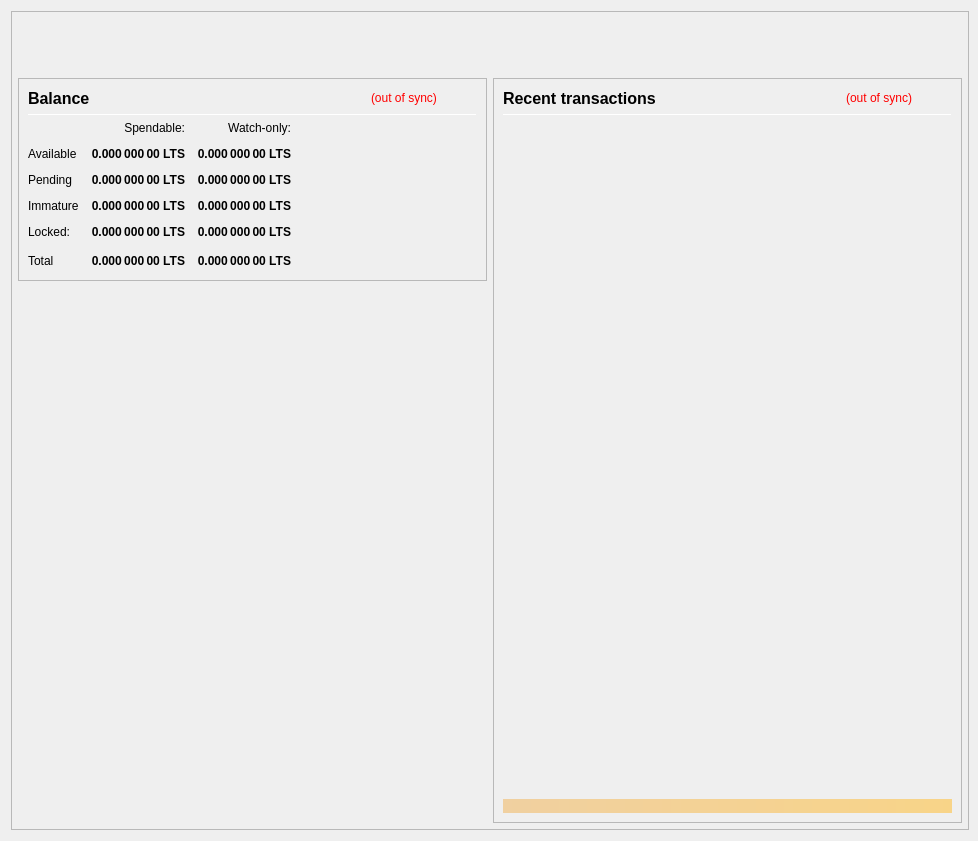
<?xml version="1.0" encoding="UTF-8"?>
<ui version="4.0">
 <class>OverviewPage</class>
 <widget class="QWidget" name="OverviewPage">
  <property name="geometry">
   <rect>
    <x>0</x>
    <y>0</y>
    <width>978</width>
    <height>841</height>
   </rect>
  </property>
  <property name="minimumSize">
   <size>
    <width>960</width>
    <height>682</height>
   </size>
  </property>
  <property name="font">
   <font>
    <weight>50</weight>
    <bold>false</bold>
   </font>
  </property>
  <property name="windowTitle">
   <string>Form</string>
  </property>
  <layout class="QVBoxLayout" name="topLayout" stretch="0">
   <property name="rightMargin">
    <number>9</number>
   </property>
   <item>
    <widget class="QFrame" name="frame_BG">
     <property name="minimumSize">
      <size>
       <width>850</width>
       <height>610</height>
      </size>
     </property>
     <property name="maximumSize">
      <size>
       <width>16777215</width>
       <height>16777215</height>
      </size>
     </property>
     <property name="frameShape">
      <enum>QFrame::StyledPanel</enum>
     </property>
     <property name="frameShadow">
      <enum>QFrame::Raised</enum>
     </property>
     <layout class="QVBoxLayout" name="verticalLayout_3" stretch="0">
      <property name="leftMargin">
       <number>0</number>
      </property>
      <property name="topMargin">
       <number>0</number>
      </property>
      <property name="rightMargin">
       <number>0</number>
      </property>
      <property name="bottomMargin">
       <number>6</number>
      </property>
      <item>
       <layout class="QVBoxLayout" name="verticalLayout_Master" stretch="0,1">
        <property name="leftMargin">
         <number>0</number>
        </property>
        <property name="topMargin">
         <number>0</number>
        </property>
        <property name="rightMargin">
         <number>0</number>
        </property>
        <property name="bottomMargin">
         <number>0</number>
        </property>
        <item>
         <widget class="QFrame" name="frame_Header">
          <layout class="QVBoxLayout" name="verticalLayout_Header" stretch="0">
           <property name="leftMargin">
            <number>0</number>
           </property>
           <property name="topMargin">
            <number>0</number>
           </property>
           <property name="rightMargin">
            <number>0</number>
           </property>
           <property name="bottomMargin">
            <number>0</number>
           </property>
           <item>
            <layout class="QHBoxLayout" name="horizontalLayout_Header" stretch="1,0">
             <property name="spacing">
              <number>6</number>
             </property>
             <item>
              <spacer name="horizontalSpacer_Header">
               <property name="orientation">
                <enum>Qt::Horizontal</enum>
               </property>
               <property name="sizeHint" stdset="0">
                <size>
                 <width>40</width>
                 <height>20</height>
                </size>
               </property>
              </spacer>
             </item>
             <item>
              <widget class="QLabel" name="labelOverviewHeaderRight">
               <property name="minimumSize">
                <size>
                 <width>464</width>
                 <height>60</height>
                </size>
               </property>
               <property name="maximumSize">
                <size>
                 <width>16777215</width>
                 <height>60</height>
                </size>
               </property>
               <property name="font">
                <font>
                 <pointsize>14</pointsize>
                </font>
               </property>
               <property name="text">
                <string/>
               </property>
               <property name="alignment">
                <set>Qt::AlignRight|Qt::AlignTrailing|Qt::AlignVCenter</set>
               </property>
              </widget>
             </item>
            </layout>
           </item>
          </layout>
         </widget>
        </item>
        <item>
         <widget class="QFrame" name="frame_Content">
          <layout class="QVBoxLayout" name="verticalLayout_Content">
           <property name="leftMargin">
            <number>6</number>
           </property>
           <property name="topMargin">
            <number>0</number>
           </property>
           <property name="rightMargin">
            <number>6</number>
           </property>
           <property name="bottomMargin">
            <number>0</number>
           </property>
           <item>
            <layout class="QHBoxLayout" name="horizontalLayout_Content" stretch="1,1">
             <property name="spacing">
              <number>6</number>
             </property>
             <item>
              <layout class="QVBoxLayout" name="verticalLayout_left" stretch="0,0">
               <item>
                <widget class="QFrame" name="frameBalances">
                 <property name="frameShape">
                  <enum>QFrame::StyledPanel</enum>
                 </property>
                 <property name="frameShadow">
                  <enum>QFrame::Raised</enum>
                 </property>
                 <layout class="QVBoxLayout" name="verticalLayout_4">
                  <item>
                   <layout class="QHBoxLayout" name="hlBalancesHeader" stretch="2,0,0">
                    <property name="spacing">
                     <number>6</number>
                    </property>
                    <item>
                     <widget class="QLabel" name="labelBalances">
                      <property name="minimumSize">
                       <size>
                        <width>0</width>
                        <height>0</height>
                       </size>
                      </property>
                      <property name="font">
                       <font>
                        <pointsize>12</pointsize>
                        <weight>75</weight>
                        <bold>true</bold>
                       </font>
                      </property>
                      <property name="text">
                       <string>Balance</string>
                      </property>
                     </widget>
                    </item>
                    <item>
                     <widget class="QLabel" name="labelWalletStatus">
                      <property name="cursor">
                       <cursorShape>WhatsThisCursor</cursorShape>
                      </property>
                      <property name="toolTip">
                       <string>The displayed information may be out of date. Your wallet automatically synchronizes with the LiteCoins network after a connection is established, but this process has not completed yet.</string>
                      </property>
                      <property name="styleSheet">
                       <string notr="true">QLabel { color: red; }</string>
                      </property>
                      <property name="text">
                       <string notr="true">(out of sync)</string>
                      </property>
                      <property name="alignment">
                       <set>Qt::AlignLeading|Qt::AlignLeft|Qt::AlignVCenter</set>
                      </property>
                     </widget>
                    </item>
                    <item>
                     <spacer name="hsBalancesHeader">
                      <property name="orientation">
                       <enum>Qt::Horizontal</enum>
                      </property>
                      <property name="sizeHint" stdset="0">
                       <size>
                        <width>40</width>
                        <height>20</height>
                       </size>
                      </property>
                     </spacer>
                    </item>
                   </layout>
                  </item>
                  <item>
                   <widget class="Line" name="lineBalances">
                    <property name="minimumSize">
                     <size>
                      <width>0</width>
                      <height>1</height>
                     </size>
                    </property>
                    <property name="maximumSize">
                     <size>
                      <width>16777215</width>
                      <height>1</height>
                     </size>
                    </property>
                    <property name="orientation">
                     <enum>Qt::Horizontal</enum>
                    </property>
                   </widget>
                  </item>
                  <item>
                   <layout class="QGridLayout" name="gridLayout">
                    <property name="spacing">
                     <number>12</number>
                    </property>
                    <item row="0" column="1">
                     <widget class="QLabel" name="labelSpendable">
                      <property name="text">
                       <string>Spendable:</string>
                      </property>
                      <property name="alignment">
                       <set>Qt::AlignRight|Qt::AlignTrailing|Qt::AlignVCenter</set>
                      </property>
                     </widget>
                    </item>
                    <item row="0" column="2">
                     <widget class="QLabel" name="labelWatchonly">
                      <property name="text">
                       <string>Watch-only:</string>
                      </property>
                      <property name="alignment">
                       <set>Qt::AlignRight|Qt::AlignTrailing|Qt::AlignVCenter</set>
                      </property>
                     </widget>
                    </item>
                    <item row="1" column="0">
                     <widget class="QLabel" name="labelAvailableText">
                      <property name="text">
                       <string>Available</string>
                      </property>
                      <property name="textInteractionFlags">
                       <set>Qt::NoTextInteraction</set>
                      </property>
                     </widget>
                    </item>
                    <item row="1" column="1">
                     <widget class="QLabel" name="labelAvailable">
                      <property name="font">
                       <font>
                        <weight>75</weight>
                        <bold>true</bold>
                       </font>
                      </property>
                      <property name="cursor">
                       <cursorShape>ArrowCursor</cursorShape>
                      </property>
                      <property name="toolTip">
                       <string>Your current spendable balance</string>
                      </property>
                      <property name="text">
                       <string notr="true">0.000 000 00 LTS</string>
                      </property>
                      <property name="alignment">
                       <set>Qt::AlignRight|Qt::AlignTrailing|Qt::AlignVCenter</set>
                      </property>
                      <property name="textInteractionFlags">
                       <set>Qt::NoTextInteraction</set>
                      </property>
                     </widget>
                    </item>
                    <item row="1" column="2">
                     <widget class="QLabel" name="labelWatchAvailable">
                      <property name="font">
                       <font>
                        <weight>75</weight>
                        <bold>true</bold>
                       </font>
                      </property>
                      <property name="cursor">
                       <cursorShape>ArrowCursor</cursorShape>
                      </property>
                      <property name="toolTip">
                       <string>Your current balance in watch-only addresses</string>
                      </property>
                      <property name="text">
                       <string notr="true">0.000 000 00 LTS</string>
                      </property>
                      <property name="alignment">
                       <set>Qt::AlignRight|Qt::AlignTrailing|Qt::AlignVCenter</set>
                      </property>
                      <property name="textInteractionFlags">
                       <set>Qt::NoTextInteraction</set>
                      </property>
                     </widget>
                    </item>
                    <item row="2" column="0">
                     <widget class="QLabel" name="labelPendingText">
                      <property name="text">
                       <string>Pending</string>
                      </property>
                      <property name="textInteractionFlags">
                       <set>Qt::NoTextInteraction</set>
                      </property>
                     </widget>
                    </item>
                    <item row="2" column="1">
                     <widget class="QLabel" name="labelPending">
                      <property name="font">
                       <font>
                        <weight>75</weight>
                        <bold>true</bold>
                       </font>
                      </property>
                      <property name="cursor">
                       <cursorShape>ArrowCursor</cursorShape>
                      </property>
                      <property name="toolTip">
                       <string>Total of transactions that have yet to be confirmed, and do not yet count toward the spendable balance</string>
                      </property>
                      <property name="text">
                       <string notr="true">0.000 000 00 LTS</string>
                      </property>
                      <property name="alignment">
                       <set>Qt::AlignRight|Qt::AlignTrailing|Qt::AlignVCenter</set>
                      </property>
                      <property name="textInteractionFlags">
                       <set>Qt::NoTextInteraction</set>
                      </property>
                     </widget>
                    </item>
                    <item row="2" column="2">
                     <widget class="QLabel" name="labelWatchPending">
                      <property name="font">
                       <font>
                        <weight>75</weight>
                        <bold>true</bold>
                       </font>
                      </property>
                      <property name="cursor">
                       <cursorShape>ArrowCursor</cursorShape>
                      </property>
                      <property name="toolTip">
                       <string>Unconfirmed transactions to watch-only addresses</string>
                      </property>
                      <property name="text">
                       <string notr="true">0.000 000 00 LTS</string>
                      </property>
                      <property name="alignment">
                       <set>Qt::AlignRight|Qt::AlignTrailing|Qt::AlignVCenter</set>
                      </property>
                      <property name="textInteractionFlags">
                       <set>Qt::NoTextInteraction</set>
                      </property>
                     </widget>
                    </item>
                    <item row="3" column="0">
                     <widget class="QLabel" name="labelImmatureText">
                      <property name="text">
                       <string>Immature</string>
                      </property>
                      <property name="textInteractionFlags">
                       <set>Qt::NoTextInteraction</set>
                      </property>
                     </widget>
                    </item>
                    <item row="3" column="1">
                     <widget class="QLabel" name="labelImmature">
                      <property name="font">
                       <font>
                        <weight>75</weight>
                        <bold>true</bold>
                       </font>
                      </property>
                      <property name="cursor">
                       <cursorShape>ArrowCursor</cursorShape>
                      </property>
                      <property name="toolTip">
                       <string>Staked or masternode rewards that has not yet matured</string>
                      </property>
                      <property name="text">
                       <string notr="true">0.000 000 00 LTS</string>
                      </property>
                      <property name="alignment">
                       <set>Qt::AlignRight|Qt::AlignTrailing|Qt::AlignVCenter</set>
                      </property>
                      <property name="textInteractionFlags">
                       <set>Qt::NoTextInteraction</set>
                      </property>
                     </widget>
                    </item>
                    <item row="3" column="2">
                     <widget class="QLabel" name="labelWatchImmature">
                      <property name="font">
                       <font>
                        <weight>75</weight>
                        <bold>true</bold>
                       </font>
                      </property>
                      <property name="cursor">
                       <cursorShape>ArrowCursor</cursorShape>
                      </property>
                      <property name="toolTip">
                       <string>Staked or masternode rewards in watch-only addresses that has not yet matured</string>
                      </property>
                      <property name="text">
                       <string notr="true">0.000 000 00 LTS</string>
                      </property>
                      <property name="alignment">
                       <set>Qt::AlignRight|Qt::AlignTrailing|Qt::AlignVCenter</set>
                      </property>
                      <property name="textInteractionFlags">
                       <set>Qt::NoTextInteraction</set>
                      </property>
                     </widget>
                    </item>
                    <item row="4" column="0">
                     <widget class="QLabel" name="labelLockedText">
                      <property name="toolTip">
                       <string>Locked LTS or Masternode collaterals.</string>
                      </property>
                      <property name="text">
                       <string>Locked:</string>
                      </property>
                     </widget>
                    </item>
                    <item row="4" column="1">
                     <widget class="QLabel" name="labelLocked">
                      <property name="font">
                       <font>
                        <weight>75</weight>
                        <bold>true</bold>
                       </font>
                      </property>
                      <property name="cursor">
                       <cursorShape>ArrowCursor</cursorShape>
                      </property>
                      <property name="toolTip">
                       <string>Locked LTS or Masternode collaterals.</string>
                      </property>
                      <property name="text">
                       <string notr="true">0.000 000 00 LTS</string>
                      </property>
                      <property name="alignment">
                       <set>Qt::AlignRight|Qt::AlignTrailing|Qt::AlignVCenter</set>
                      </property>
                      <property name="textInteractionFlags">
                       <set>Qt::NoTextInteraction</set>
                      </property>
                     </widget>
                    </item>
                    <item row="4" column="2">
                     <widget class="QLabel" name="labelWatchLocked">
                      <property name="font">
                       <font>
                        <weight>75</weight>
                        <bold>true</bold>
                       </font>
                      </property>
                      <property name="cursor">
                       <cursorShape>ArrowCursor</cursorShape>
                      </property>
                      <property name="toolTip">
                       <string>Current locked balance in watch-only addresses</string>
                      </property>
                      <property name="text">
                       <string notr="true">0.000 000 00 LTS</string>
                      </property>
                      <property name="alignment">
                       <set>Qt::AlignRight|Qt::AlignTrailing|Qt::AlignVCenter</set>
                      </property>
                      <property name="textInteractionFlags">
                       <set>Qt::NoTextInteraction</set>
                      </property>
                     </widget>
                    </item>
                    <item row="5" column="0">
                     <widget class="QLabel" name="labelTotalText">
                      <property name="text">
                       <string>Total</string>
                      </property>
                      <property name="textInteractionFlags">
                       <set>Qt::NoTextInteraction</set>
                      </property>
                     </widget>
                    </item>
                    <item row="5" column="1">
                     <widget class="QLabel" name="labelTotal">
                      <property name="font">
                       <font>
                        <weight>75</weight>
                        <bold>true</bold>
                       </font>
                      </property>
                      <property name="cursor">
                       <cursorShape>ArrowCursor</cursorShape>
                      </property>
                      <property name="toolTip">
                       <string>Your current total balance</string>
                      </property>
                      <property name="text">
                       <string notr="true">0.000 000 00 LTS</string>
                      </property>
                      <property name="alignment">
                       <set>Qt::AlignRight|Qt::AlignTrailing|Qt::AlignVCenter</set>
                      </property>
                      <property name="textInteractionFlags">
                       <set>Qt::NoTextInteraction</set>
                      </property>
                     </widget>
                    </item>
                    <item row="5" column="2">
                     <widget class="QLabel" name="labelWatchTotal">
                      <property name="font">
                       <font>
                        <weight>75</weight>
                        <bold>true</bold>
                       </font>
                      </property>
                      <property name="cursor">
                       <cursorShape>ArrowCursor</cursorShape>
                      </property>
                      <property name="toolTip">
                       <string>Current total balance in watch-only addresses</string>
                      </property>
                      <property name="text">
                       <string notr="true">0.000 000 00 LTS</string>
                      </property>
                      <property name="alignment">
                       <set>Qt::AlignRight|Qt::AlignTrailing|Qt::AlignVCenter</set>
                      </property>
                      <property name="textInteractionFlags">
                       <set>Qt::NoTextInteraction</set>
                      </property>
                     </widget>
                    </item>
                    <item row="5" column="3">
                     <spacer name="hsBalances">
                      <property name="orientation">
                       <enum>Qt::Horizontal</enum>
                      </property>
                      <property name="sizeHint" stdset="0">
                       <size>
                        <width>40</width>
                        <height>20</height>
                       </size>
                      </property>
                     </spacer>
                    </item>
                   </layout>
                  </item>
                 </layout>
                </widget>
               </item>
               <item>
                <spacer name="verticalSpacer">
                 <property name="orientation">
                  <enum>Qt::Vertical</enum>
                 </property>
                 <property name="sizeHint" stdset="0">
                  <size>
                   <width>20</width>
                   <height>40</height>
                  </size>
                 </property>
                </spacer>
               </item>
              </layout>
             </item>
             <item>
              <layout class="QVBoxLayout" name="verticalLayout_right" stretch="1">
               <item>
                <widget class="QFrame" name="frame_RecentTransactions">
                 <property name="minimumSize">
                  <size>
                   <width>0</width>
                   <height>0</height>
                  </size>
                 </property>
                 <property name="frameShape">
                  <enum>QFrame::StyledPanel</enum>
                 </property>
                 <property name="frameShadow">
                  <enum>QFrame::Raised</enum>
                 </property>
                 <layout class="QVBoxLayout" name="verticalLayout_1" stretch="0,0,0,0,0">
                  <item>
                   <layout class="QHBoxLayout" name="horizontalLayout_2" stretch="2,0,0">
                    <property name="spacing">
                     <number>3</number>
                    </property>
                    <item>
                     <widget class="QLabel" name="labelRecentTransactions">
                      <property name="minimumSize">
                       <size>
                        <width>0</width>
                        <height>20</height>
                       </size>
                      </property>
                      <property name="font">
                       <font>
                        <pointsize>12</pointsize>
                        <weight>75</weight>
                        <bold>true</bold>
                       </font>
                      </property>
                      <property name="text">
                       <string>Recent transactions</string>
                      </property>
                     </widget>
                    </item>
                    <item>
                     <widget class="QLabel" name="labelTransactionsStatus">
                      <property name="cursor">
                       <cursorShape>WhatsThisCursor</cursorShape>
                      </property>
                      <property name="toolTip">
                       <string>The displayed information may be out of date. Your wallet automatically synchronizes with the LiteCoins network after a connection is established, but this process has not completed yet.</string>
                      </property>
                      <property name="styleSheet">
                       <string notr="true">QLabel { color: red; }</string>
                      </property>
                      <property name="text">
                       <string notr="true">(out of sync)</string>
                      </property>
                      <property name="alignment">
                       <set>Qt::AlignRight|Qt::AlignTrailing|Qt::AlignVCenter</set>
                      </property>
                     </widget>
                    </item>
                    <item>
                     <spacer name="horizontalSpacer">
                      <property name="orientation">
                       <enum>Qt::Horizontal</enum>
                      </property>
                      <property name="sizeHint" stdset="0">
                       <size>
                        <width>40</width>
                        <height>20</height>
                       </size>
                      </property>
                     </spacer>
                    </item>
                   </layout>
                  </item>
                  <item>
                   <widget class="Line" name="line">
                    <property name="minimumSize">
                     <size>
                      <width>0</width>
                      <height>1</height>
                     </size>
                    </property>
                    <property name="maximumSize">
                     <size>
                      <width>16777215</width>
                      <height>1</height>
                     </size>
                    </property>
                    <property name="orientation">
                     <enum>Qt::Horizontal</enum>
                    </property>
                   </widget>
                  </item>
                  <item>
                   <widget class="QListView" name="listTransactions">
                    <property name="minimumSize">
                     <size>
                      <width>0</width>
                      <height>0</height>
                     </size>
                    </property>
                    <property name="styleSheet">
                     <string notr="true">QListView { background: transparent; }</string>
                    </property>
                    <property name="frameShape">
                     <enum>QFrame::NoFrame</enum>
                    </property>
                    <property name="verticalScrollBarPolicy">
                     <enum>Qt::ScrollBarAlwaysOff</enum>
                    </property>
                    <property name="horizontalScrollBarPolicy">
                     <enum>Qt::ScrollBarAlwaysOff</enum>
                    </property>
                    <property name="selectionMode">
                     <enum>QAbstractItemView::NoSelection</enum>
                    </property>
                   </widget>
                  </item>
                  <item>
                   <spacer name="verticalSpacer_2">
                    <property name="orientation">
                     <enum>Qt::Vertical</enum>
                    </property>
                    <property name="sizeType">
                     <enum>QSizePolicy::Expanding</enum>
                    </property>
                    <property name="sizeHint" stdset="0">
                     <size>
                      <width>20</width>
                      <height>40</height>
                     </size>
                    </property>
                   </spacer>
                  </item>
                  <item>
                   <widget class="QLabel" name="labelAlerts">
                    <property name="maximumSize">
                     <size>
                      <width>16777215</width>
                      <height>16777215</height>
                     </size>
                    </property>
                    <property name="styleSheet">
                     <string notr="true">background-color: qlineargradient(x1: 0, y1: 0, x2: 1, y2: 0, stop:0 #F0D0A0, stop:1 #F8D488); color:#000000;</string>
                    </property>
                    <property name="text">
                     <string/>
                    </property>
                    <property name="wordWrap">
                     <bool>true</bool>
                    </property>
                    <property name="margin">
                     <number>3</number>
                    </property>
                   </widget>
                  </item>
                 </layout>
                </widget>
               </item>
              </layout>
             </item>
            </layout>
           </item>
          </layout>
         </widget>
        </item>
       </layout>
      </item>
     </layout>
    </widget>
   </item>
  </layout>
 </widget>
 <resources/>
 <connections/>
</ui>
